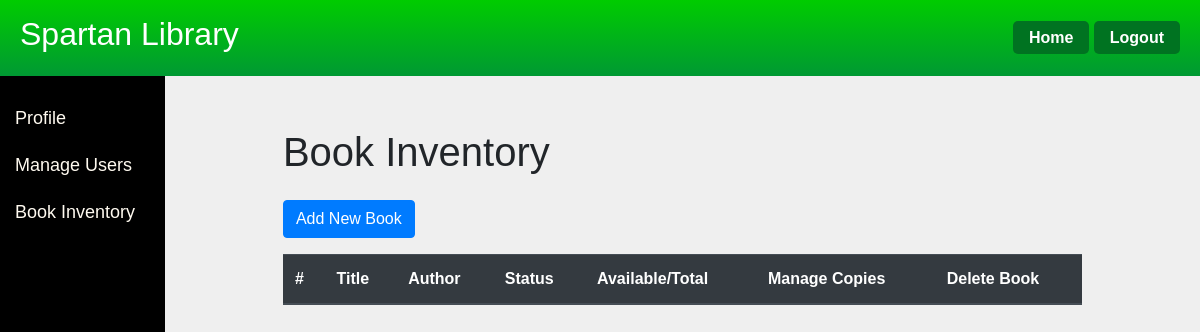
Page /book_inventory (signed in) on the earlier database version.
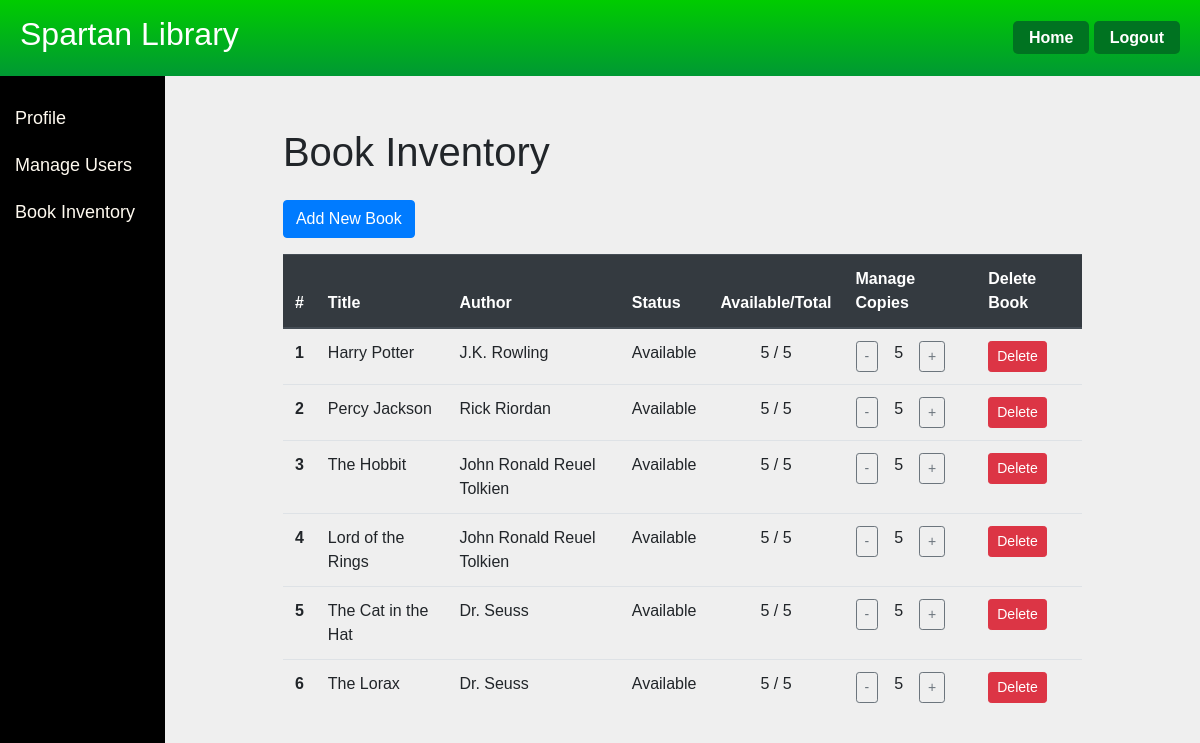
Same page on the later database version.
### app/models.py (models this page shows, shortened)
class Book(db.Model):
    id = db.Column(db.Integer, primary_key=True)
    title = db.Column(db.String(100), nullable=False)
    author = db.Column(db.String(100), nullable=False)
    status = db.Column(db.String(10), default='Available')
    available_copies = db.Column(db.Integer, default=1)
    total_copies = db.Column(db.Integer, default=1)

### app/routes.py (the view)
@main.route('/book_inventory')
def book_inventory():
    role = current_user.role if current_user.is_authenticated else 'guest'
    if current_user.is_authenticated and role not in ['admin', 'librarian', 'student']:
        return redirect(url_for('main.home'))
    books = Book.query.all()
    return render_template('book_inventory.html', books=books, role=role)

### app/models.py (called while the page is built)
@login.user_loader
def load_user(id):
    return User.query.get(int(id))

### app/templates/book_inventory.html (shortened to what this page needs)
{% extends "home.html" %}
{% block mycontent %}
<div class="container mt-5">
    <div class="row justify-content-center">
        <div class="col-md-10">
            <h1 class="mb-4">Book Inventory</h1>
            {% if current_user.role in ['admin', 'librarian'] %}
            <a href="{{ url_for('main.add_book') }}" class="btn btn-primary mb-3">Add New Book</a>
            {% endif %}
            <div class="table-responsive">
                <table class="table table-hover">
                    <thead class="thead-dark">
                        <tr>
                            <th scope="col">#</th>
                            <th scope="col">Title</th>
                            <th scope="col">Author</th>
                            <th scope="col">Status</th>
                            {% if current_user.role in ['admin', 'librarian'] %}
                            <th scope="col">Available/Total</th>
                            <th scope="col">Manage Copies</th>
                            <th scope="col">Delete Book</th>
                            {% elif current_user.role == 'student' %}
                            <th scope="col" class="text-center">Available Copies</th>
                            <th scope="col">Checkout/Return</th>
                            {% else %}
                            <th scope="col" class="text-center">Available Copies</th>
                            {% endif %}
                        </tr>
                    </thead>
                    <tbody>
                        {% for book in books %}
                        <tr>
                            <th scope="row">{{ loop.index }}</th>
                            <td>{{ book.title }}</td>
                            <td>{{ book.author }}</td>
                            <td>
                                {% if book.available_copies > 0 %}
                                    Available
                                {% else %}
                                    Checked Out
                                {% endif %}
                            </td>
                            {% if current_user.role in ['admin', 'librarian'] %}
                            <td class="text-center">{{ book.available_copies }} / {{ book.total_copies }}</td>
                            <td>
                                <div class="d-flex justify-content-start">
                                    <form action="{{ url_for('main.update_copies', book_id=book.id) }}" method="post" class="mr-2">
                                        <button type="submit" class="btn btn-outline-secondary btn-sm">-</button>
                                    </form>
                                    <span class="mx-2">{{ book.total_copies }}</span>
                                    <form action="{{ url_for('main.update_copies', book_id=book.id) }}" method="post" class="ml-2">
                                        <button type="submit" class="btn btn-outline-secondary btn-sm">+</button>
                                    </form>
                                </div>
                            </td>
                            <td>
                                <form action="{{ url_for('main.delete_book', book_id=book.id) }}" method="post" onsubmit="return confirm('Are you sure you want to delete this book?');">
                                    <button type="submit" class="btn btn-danger btn-sm">Delete</button>
                                </form>
                            </td>
                            {% else %}
                            <td class="text-center">{{ book.available_copies }}</td>
                            {% endif %}
                        </tr>
                        {% endfor %}
                    </tbody>
                </table>
            </div>
        </div>
    </div>
</div>
{% endblock %}

Differences in the rows shown:
added Book: title "Harry Potter", author "J.K. Rowling", shows "Available", available_copies "5", total_copies "5"
added Book: title "Percy Jackson", author "Rick Riordan", shows "Available", available_copies "5", total_copies "5"
added Book: title "The Hobbit", author "John Ronald Reuel Tolkien", shows "Available", available_copies "5", total_copies "5"
added Book: title "Lord of the Rings", author "John Ronald Reuel Tolkien", shows "Available", available_copies "5", total_copies "5"
added Book: title "The Cat in the Hat", author "Dr. Seuss", shows "Available", available_copies "5", total_copies "5"
added Book: title "The Lorax", author "Dr. Seuss", shows "Available", available_copies "5", total_copies "5"
